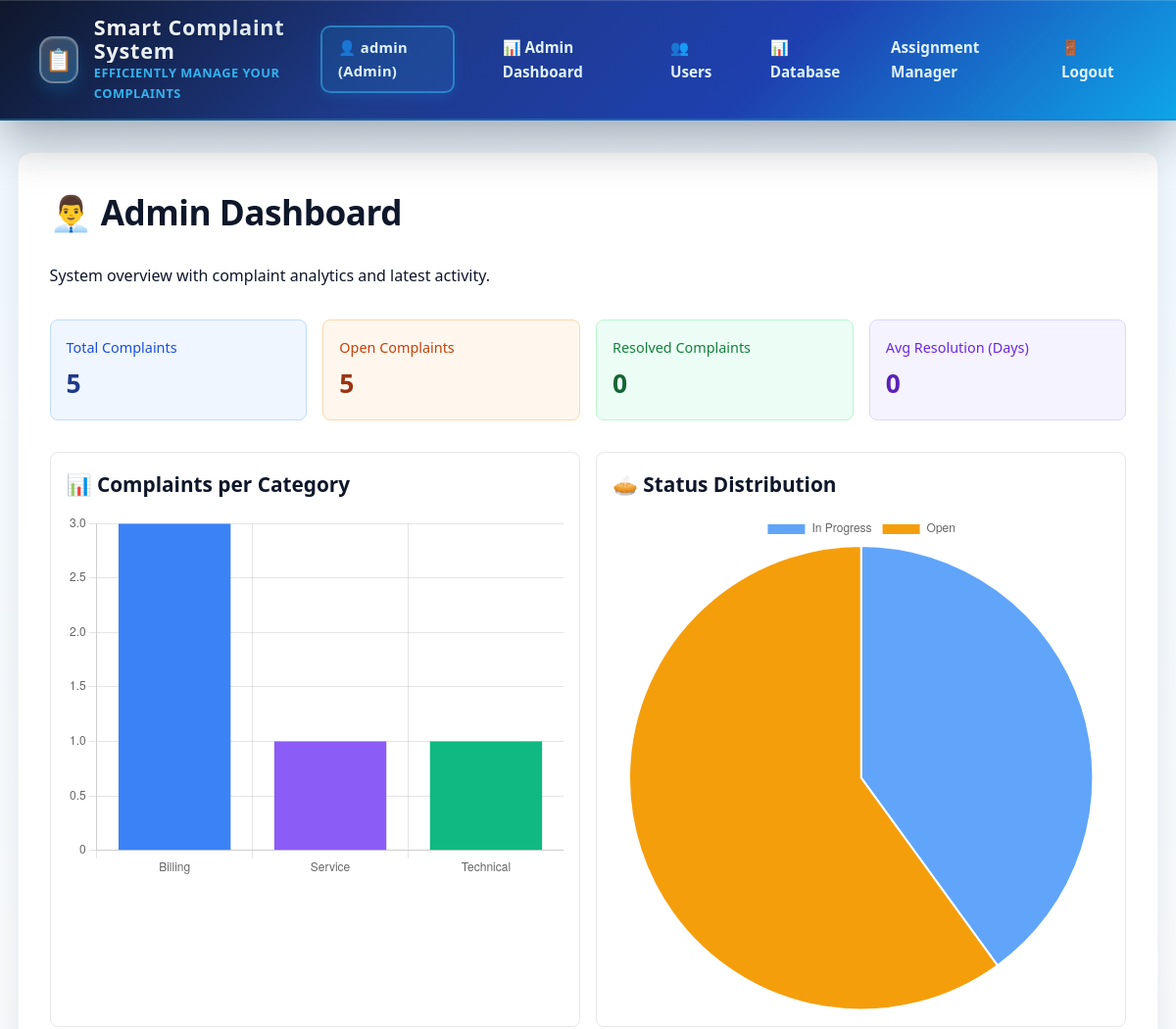
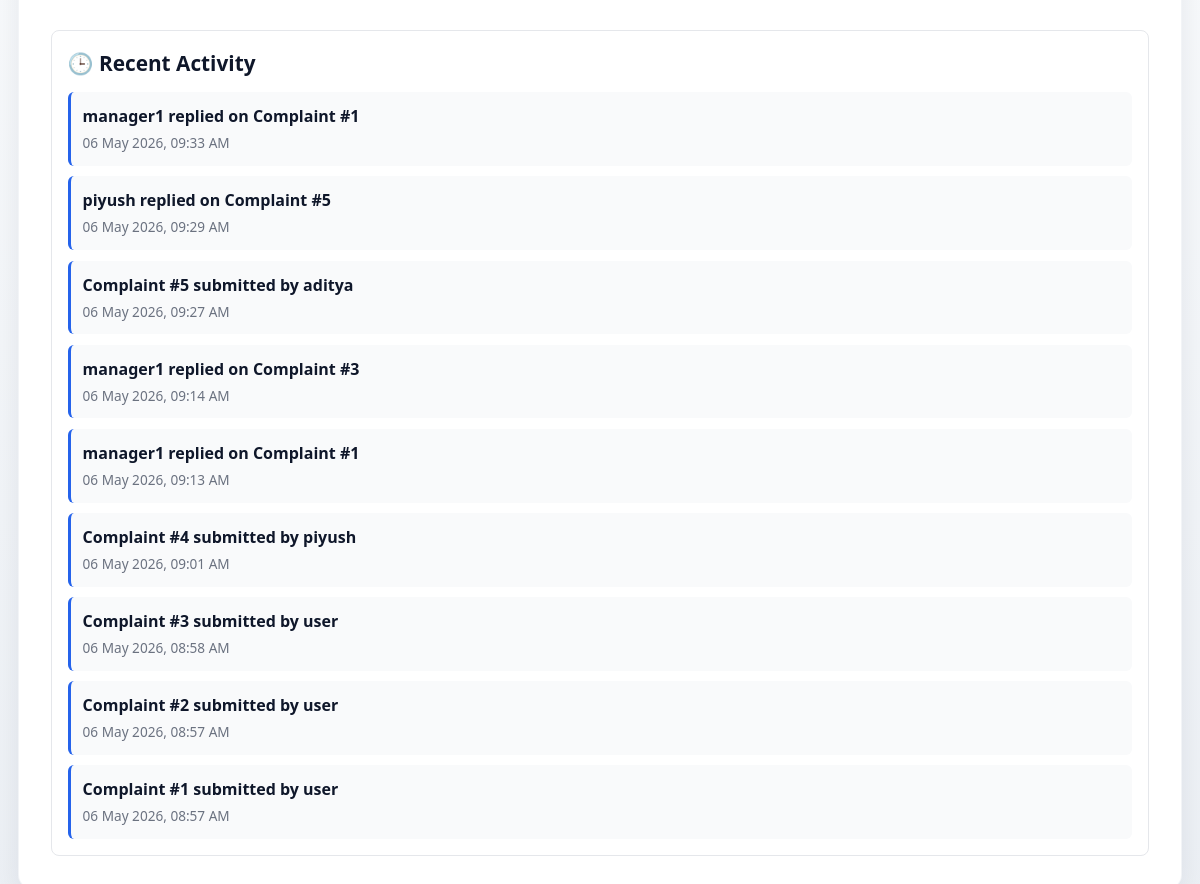
The app's page /admin/dashboard (signed in), older data (2 pictures, top to bottom).
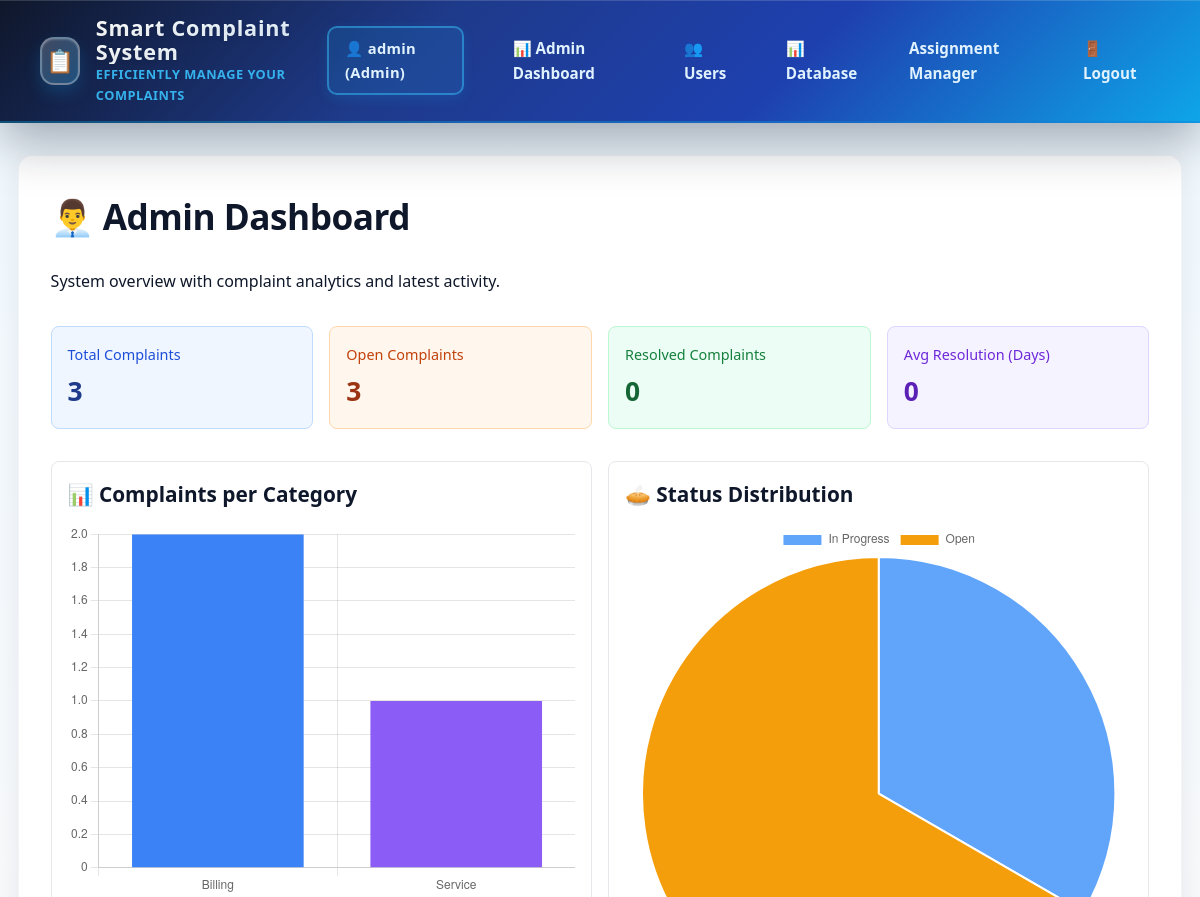
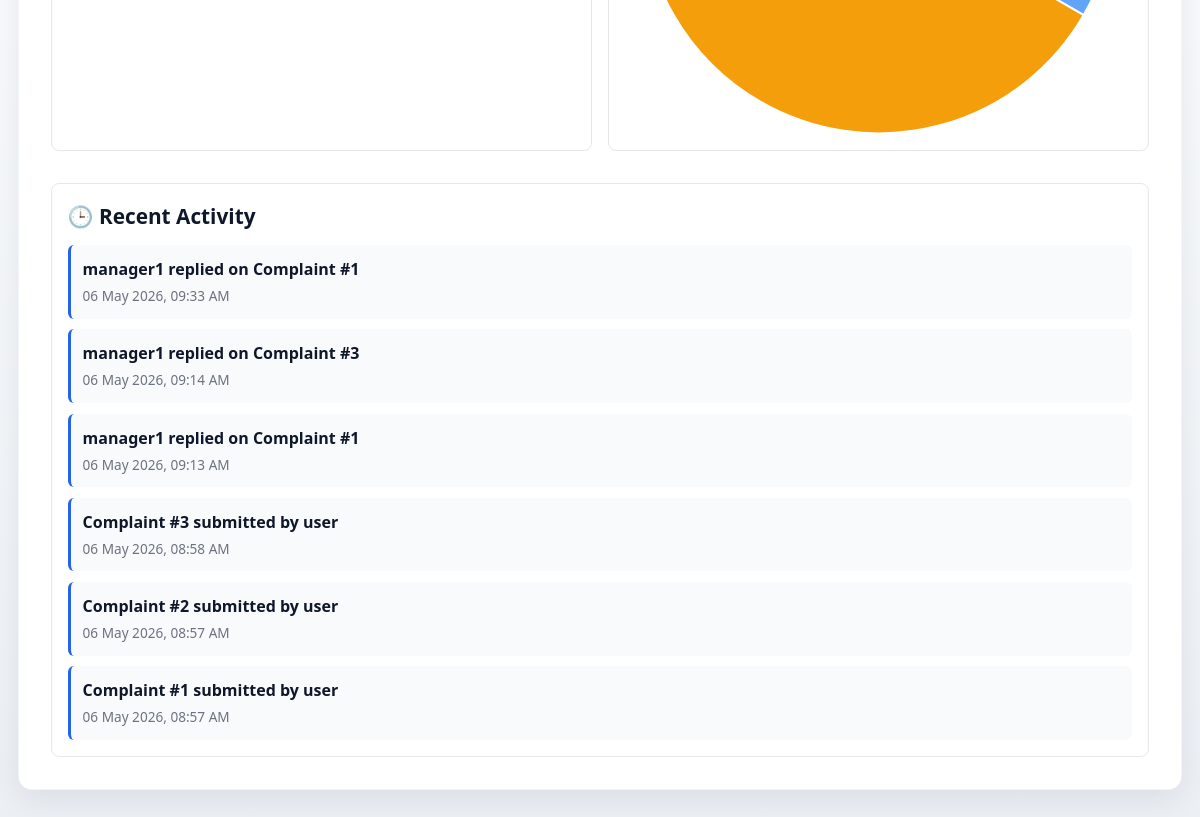
The same page, newer data (2 pictures, top to bottom).
### models.py (models this page shows, shortened)
class Response(db.Model):
    __tablename__ = 'responses'
    id = db.Column(db.Integer, primary_key=True)
    complaint_id = db.Column(db.Integer, db.ForeignKey('complaints.id'), nullable=False)
    author_id = db.Column(db.Integer, db.ForeignKey('users.id'), nullable=False)
    message = db.Column(db.Text, nullable=False)
    created_at = db.Column(db.DateTime, default=datetime.utcnow)

class Complaint(db.Model):
    __tablename__ = 'complaints'
    id = db.Column(db.Integer, primary_key=True)
    user_id = db.Column(db.Integer, db.ForeignKey('users.id'), nullable=False)
    title = db.Column(db.String(200), nullable=False)
    description = db.Column(db.Text, nullable=False)
    category = db.Column(db.String(50), default='General')
    priority = db.Column(db.String(20), default='medium')
    sentiment = db.Column(db.String(20), default='neutral')
    status = db.Column(db.String(20), default='open')
    ai_response = db.Column(db.Text, default='')
    internal_notes = db.Column(db.Text, nullable=True)
    assigned_to = db.Column(db.Integer, db.ForeignKey('users.id'), nullable=True)
    created_at = db.Column(db.DateTime, default=datetime.utcnow)
    resolved_at = db.Column(db.DateTime, nullable=True)
    rating = db.Column(db.Integer, nullable=True)
    responses = db.relationship('Response', backref='complaint', lazy=True, cascade='all, delete-orphan')

### app.py (the view)
@app.route('/admin/dashboard')
@login_required
def admin_dashboard():
    if current_user.role != 'admin':
        flash('❌ Unauthorized!', 'error')
        return redirect(url_for('index'))
    total_complaints = Complaint.query.count()
    open_complaints = Complaint.query.filter(Complaint.status.in_(['open', 'in_progress'])).count()
    resolved_complaints = Complaint.query.filter_by(status='resolved').count()
    resolved_items = Complaint.query.filter(
        Complaint.status == 'resolved',
        Complaint.resolved_at.isnot(None)
    ).all()
    avg_resolution_days = 0
    if resolved_items:
        total_days = sum((item.resolved_at - item.created_at).days for item in resolved_items)
        avg_resolution_days = round(total_days / len(resolved_items), 2)
    category_rows = db.session.query(
        Complaint.category, db.func.count(Complaint.id)
    ).group_by(Complaint.category).all()
    category_labels = [row[0] for row in category_rows]
    category_counts = [row[1] for row in category_rows]
    status_rows = db.session.query(
        Complaint.status, db.func.count(Complaint.id)
    ).group_by(Complaint.status).all()
    status_labels = [row[0].replace('_', ' ').title() for row in status_rows]
    status_counts = [row[1] for row in status_rows]
    recent_activity = []
    recent_complaints = Complaint.query.order_by(Complaint.created_at.desc()).limit(10).all()
    for complaint in recent_complaints:
        recent_activity.append({
            'time': complaint.created_at,
            'text': f"Complaint #{complaint.id} submitted by {complaint.author.username}"
        })
    recent_responses = Response.query.order_by(Response.created_at.desc()).limit(10).all()
    for response in recent_responses:
        recent_activity.append({
            'time': response.created_at,
            'text': f"{response.response_author.username} replied on Complaint #{response.complaint_id}"
        })
    recent_activity = sorted(recent_activity, key=lambda item: item['time'], reverse=True)[:10]
    return render_template(
        'admin/dashboard.html',
        total_complaints=total_complaints,
        open_complaints=open_complaints,
        resolved_complaints=resolved_complaints,
        avg_resolution_days=avg_resolution_days,
        category_labels=category_labels,
        category_counts=category_counts,
        status_labels=status_labels,
        status_counts=status_counts,
        recent_activity=recent_activity
    )

### app.py (called while the page is built)
@login_manager.user_loader
def load_user(user_id):
    return User.query.get(int(user_id))

### templates/admin/dashboard.html (shortened to what this page needs)
{% extends "base.html" %}
{% block content %}
<div class="content">
  <h1>👨‍💼 Admin Dashboard</h1>
  <p class="mb-4">System overview with complaint analytics and latest activity.</p>
  <div style="display: grid; grid-template-columns: repeat(auto-fit, minmax(220px, 1fr)); gap: 1rem; margin-bottom: 2rem;">
    <div style="background: #eff6ff; border: 1px solid #bfdbfe; border-radius: 8px; padding: 1rem;">
      <p style="margin: 0; color: #1d4ed8; font-size: 0.9rem;">Total Complaints</p>
      <h2 style="margin: 0.25rem 0 0 0; color: #1e3a8a;">{{ total_complaints }}</h2>
    </div>
    <div style="background: #fff7ed; border: 1px solid #fed7aa; border-radius: 8px; padding: 1rem;">
      <p style="margin: 0; color: #c2410c; font-size: 0.9rem;">Open Complaints</p>
      <h2 style="margin: 0.25rem 0 0 0; color: #9a3412;">{{ open_complaints }}</h2>
    </div>
    <div style="background: #ecfdf5; border: 1px solid #bbf7d0; border-radius: 8px; padding: 1rem;">
      <p style="margin: 0; color: #15803d; font-size: 0.9rem;">Resolved Complaints</p>
      <h2 style="margin: 0.25rem 0 0 0; color: #166534;">{{ resolved_complaints }}</h2>
    </div>
    <div style="background: #f5f3ff; border: 1px solid #ddd6fe; border-radius: 8px; padding: 1rem;">
      <p style="margin: 0; color: #6d28d9; font-size: 0.9rem;">Avg Resolution (Days)</p>
      <h2 style="margin: 0.25rem 0 0 0; color: #5b21b6;">{{ avg_resolution_days }}</h2>
    </div>
  </div>
  <div style="display: grid; grid-template-columns: 1fr 1fr; gap: 1rem; margin-bottom: 2rem;">
    <div style="background: #ffffff; border: 1px solid #e5e7eb; border-radius: 8px; padding: 1rem;">
      <h3 style="margin-top: 0;">📊 Complaints per Category</h3>
      <canvas id="categoryChart" height="220"></canvas>
    </div>
    <div style="background: #ffffff; border: 1px solid #e5e7eb; border-radius: 8px; padding: 1rem;">
      <h3 style="margin-top: 0;">🥧 Status Distribution</h3>
      <canvas id="statusChart" height="220"></canvas>
    </div>
  </div>
  <div style="background: #ffffff; border: 1px solid #e5e7eb; border-radius: 8px; padding: 1rem;">
    <h3 style="margin-top: 0;">🕒 Recent Activity</h3>
    {% if recent_activity %}
      <div style="display: flex; flex-direction: column; gap: 0.65rem;">
        {% for item in recent_activity %}
          <div style="padding: 0.75rem; border-radius: 6px; background: #f9fafb; border-left: 3px solid #2563eb;">
            <p style="margin: 0; font-weight: 600;">{{ item.text }}</p>
            <p style="margin: 0.15rem 0 0 0; color: #6b7280; font-size: 0.85rem;">{{ item.time.strftime('%d %b %Y, %I:%M %p') }}</p>
          </div>
        {% endfor %}
      </div>
    {% else %}
      <p style="margin: 0;">No recent activity found.</p>
    {% endif %}
  </div>
</div>
<script>
  const categoryLabels = {{ category_labels | tojson }};
  const categoryCounts = {{ category_counts | tojson }};
  const statusLabels = {{ status_labels | tojson }};
  const statusCounts = {{ status_counts | tojson }};
  const categoryCtx = document.getElementById('categoryChart').getContext('2d');
  new Chart(categoryCtx, {
    type: 'bar',
    data: {
      labels: categoryLabels,
      datasets: [{
        label: 'Complaints',
        data: categoryCounts,
        backgroundColor: ['#3b82f6', '#8b5cf6', '#10b981', '#f59e0b', '#ef4444']
      }]
    },
    options: {
      responsive: true,
      plugins: { legend: { display: false } },
      scales: { y: { beginAtZero: true } }
    }
  });
  const statusCtx = document.getElementById('statusChart').getContext('2d');
  new Chart(statusCtx, {
    type: 'pie',
    data: {
      labels: statusLabels,
      datasets: [{
        data: statusCounts,
        backgroundColor: ['#60a5fa', '#f59e0b', '#22c55e', '#9ca3af']
      }]
    },
    options: { responsive: true }
  });
</script>
{% endblock %}

Row changes from the older to the newer data that the page shows:
removed Response: time "06 May 2026, 09:29 AM"
removed Complaint: time "06 May 2026, 09:27 AM"
removed Complaint: time "06 May 2026, 09:01 AM"
Text that changed along with them:
{{ total_complaints }}: "5" → "3"
{{ open_complaints }}: "5" → "3"
chart data {{ category_labels | tojson }}: ["Billing", "Service", "Technical"] → ["Billing", "Service"]
chart data {{ category_counts | tojson }}: [3, 1, 1] → [2, 1]
chart data {{ status_counts | tojson }}: [2, 3] → [1, 2]
list line gone: "piyush replied on Complaint #5"
list line gone: "Complaint #5 submitted by aditya"
list line gone: "Complaint #4 submitted by piyush"
